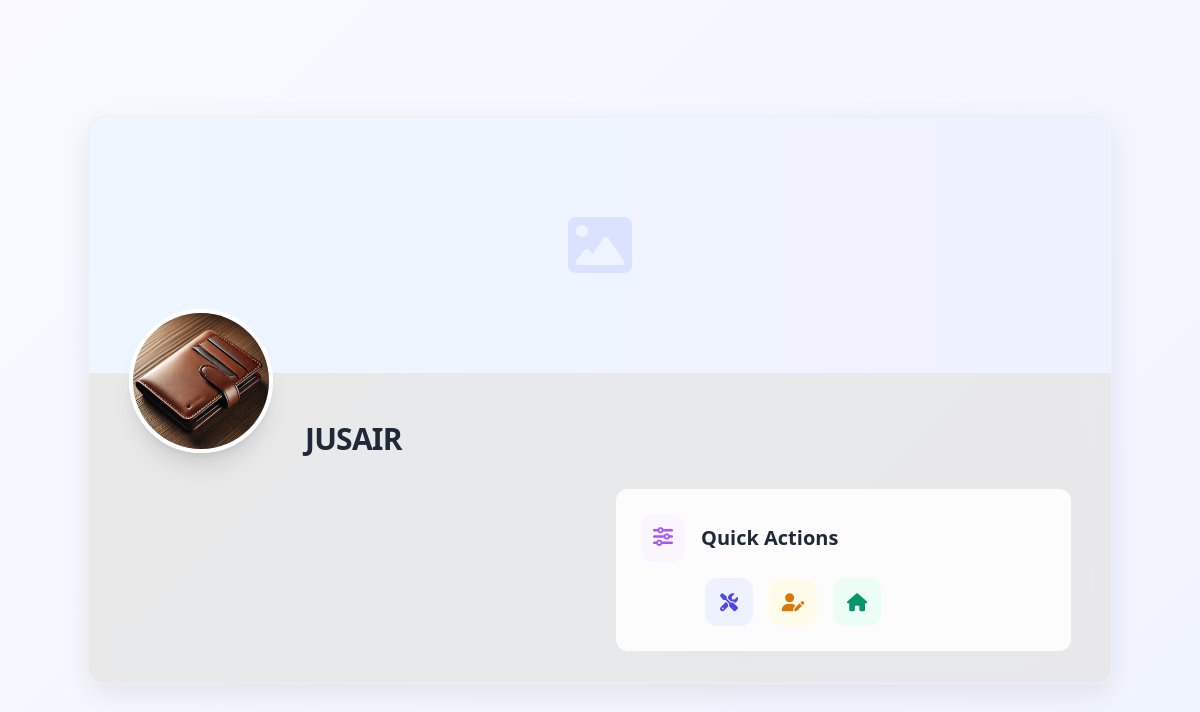
Page /users/profile/view/ (signed in) on the earlier database version.
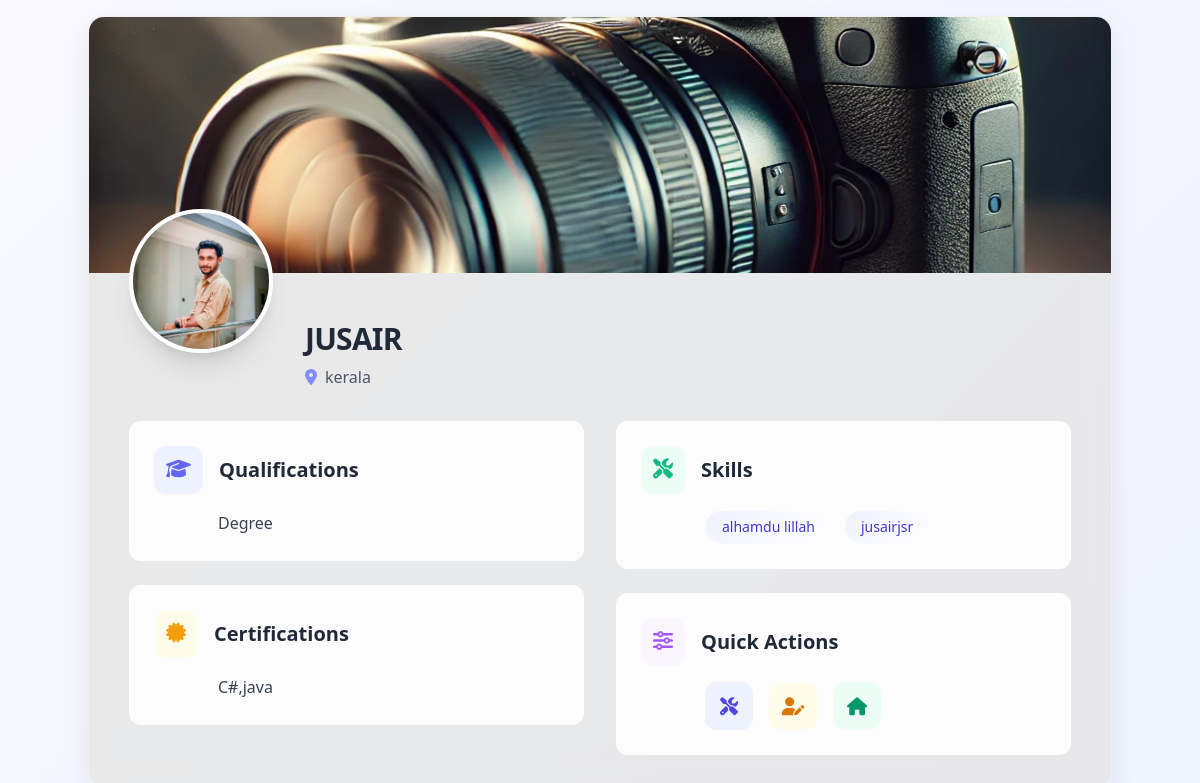
Same page on the later database version.
### users/models.py (models this page shows, shortened)
class Profile(models.Model):
    user = models.OneToOneField(User, on_delete=models.CASCADE)
    profile_image = models.ImageField(upload_to='profile_images/', blank=True, null=True)
    banner_image = models.ImageField(upload_to='banner_images/', blank=True, null=True)
    certifications = models.TextField(blank=True, null=True)
    qualifications = models.TextField(blank=True, null=True)
    skills = models.ManyToManyField(Skill, blank=True)
    location = models.CharField(max_length=100, blank=True, null=True)

class Skill(models.Model):
    name = models.CharField(max_length=50)

### users/views.py (the view)
# urls.py: path('profile/view/', profile_view, name='profile_view'),
@login_required
def profile_view(request):
    profile, created = Profile.objects.get_or_create(user=request.user)
    return render(request, 'users/profile_view.html', {'profile': profile})

### users/templates/users/profile_view.html (shortened to what the changed rows need)
{% load static tailwind_tags %}
<!DOCTYPE html>
<html lang="en">
<head>
    {% tailwind_css %}
    <link href="https://cdnjs.cloudflare.com/ajax/libs/font-awesome/6.4.0/css/all.min.css" rel="stylesheet">
</head>
<body class="min-h-screen flex items-center justify-center p-4 font-sans antialiased">
    <div class="w-full max-w-5xl">
        <div class="profile-card rounded-2xl overflow-hidden">
            <div class="relative h-64 bg-gradient-to-r from-blue-50 to-indigo-50 image-container">
                {% if profile.banner_image %}
                    <img class="w-full h-full object-cover" src="{{ profile.banner_image.url }}" alt="Banner Image">
                {% else %}
                    <div class="w-full h-full flex items-center justify-center text-indigo-200">
                        <i class="fas fa-image fa-4x opacity-50"></i>
                    </div>
                {% endif %}
            </div>
            <div class="px-10 py-8 relative">
                <div class="absolute -top-16 left-10 w-36 h-36 rounded-full border-4 border-white bg-gradient-to-br from-blue-100 to-indigo-100 shadow-xl image-container">
                    {% if profile.profile_image %}
                        <img class="w-full h-full object-cover rounded-full" src="{{ profile.profile_image.url }}" alt="Profile Image">
                    {% else %}
                        <div class="w-full h-full flex items-center justify-center text-indigo-300 rounded-full">
                            <i class="fas fa-user fa-4x"></i>
                        </div>
                    {% endif %}
                </div>
                <div class="ml-44 pt-4">
                    <h1 class="text-3xl font-bold text-gray-800 tracking-tight">{{ user.username|upper }}</h1>
                    {% if profile.location %}
                        <p class="text-gray-600 mt-2 flex items-center">
                            <i class="fas fa-map-marker-alt mr-2 text-indigo-400"></i>
                            <span class="font-medium">{{ profile.location }}</span>
                        </p>
                    {% endif %}
                </div>
            </div>
            <div class="px-10 pb-8 grid md:grid-cols-2 gap-8">
                <div class="space-y-6">
                    {% if profile.qualifications %}
                    <div class="section-card p-6 rounded-xl">
                        <div class="flex items-center mb-4">
                            <div class="bg-indigo-50 p-3 rounded-xl mr-4">
                                <i class="fas fa-graduation-cap text-indigo-500 text-xl"></i>
                            </div>
                            <h3 class="text-xl font-semibold text-gray-800">Qualifications</h3>
                        </div>
                        <p class="text-gray-700 pl-16 leading-relaxed">{{ profile.qualifications }}</p>
                    </div>
                    {% endif %}
                    {% if profile.certifications %}
                    <div class="section-card p-6 rounded-xl">
                        <div class="flex items-center mb-4">
                            <div class="bg-amber-50 p-3 rounded-xl mr-4">
                                <i class="fas fa-certificate text-amber-500 text-xl"></i>
                            </div>
                            <h3 class="text-xl font-semibold text-gray-800">Certifications</h3>
                        </div>
                        <p class="text-gray-700 pl-16 leading-relaxed">{{ profile.certifications }}</p>
                    </div>
                    {% endif %}
                </div>
                <div class="space-y-6">
                    {% if profile.skills.all %}
                    <div class="section-card p-6 rounded-xl">
                        <div class="flex items-center mb-4">
                            <div class="bg-emerald-50 p-3 rounded-xl mr-4">
                                <i class="fas fa-tools text-emerald-500 text-xl"></i>
                            </div>
                            <h3 class="text-xl font-semibold text-gray-800">Skills</h3>
                        </div>
                        <div class="flex flex-wrap gap-3 pl-16">
                            {% for skill in profile.skills.all %}
                                <span class="skill-pill px-4 py-1.5 text-indigo-700 rounded-full text-sm font-medium">
                                    {{ skill.name }}
                                </span>
                            {% endfor %}
                        </div>
                    </div>
                    {% endif %}
                </div>
            </div>
        </div>
    </div>
</body>
</html>

Differences in the rows shown:
changed Profile: banner_image: picture added; profile_image: a different picture; location (not shown) → "kerala"; qualifications (not shown) → "Degree"; certifications (not shown) → "C#,java"; banner_image empty → "banner_images/s32.webp" (drawn)
now on this page (row unchanged): Skill: name "alhamdu lillah"
now on this page (row unchanged): Skill: name "jusairjsr"
Other differences:
text now shown: "Qualifications Certifications Skills"
